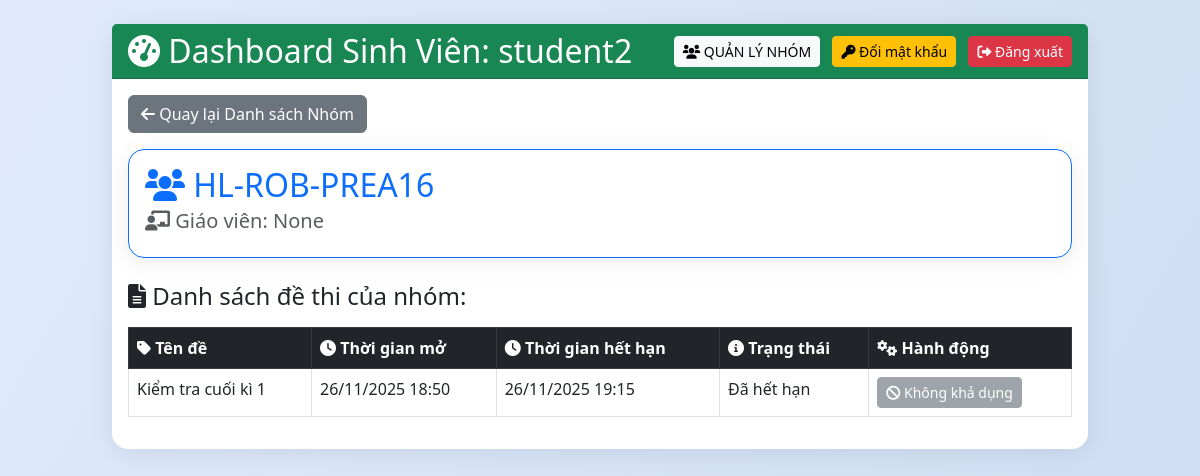
Screenshot of /student/group/10 (signed in) with the database file from the repository.
### tables this page shows
CREATE TABLE users (
            id INTEGER PRIMARY KEY AUTOINCREMENT,
            username TEXT UNIQUE,
            password TEXT,
            role TEXT,
            email TEXT UNIQUE,
            rsa_private BLOB,
            salt TEXT,
            full_name TEXT,
            student_id TEXT,
            class_name TEXT,
            status TEXT DEFAULT 'approved',
            approval_note TEXT,
            selected_teachers TEXT,
            teacher_id TEXT,
            failed_attempts INTEGER DEFAULT 0,
            lock_until TEXT
        , is_deleted INTEGER DEFAULT 0, is_locked INTEGER DEFAULT 0);

CREATE TABLE groups (
            id INTEGER PRIMARY KEY AUTOINCREMENT,
            name TEXT,
            teacher_id INTEGER,
            description TEXT,
            code TEXT
        , aes_key BLOB);

CREATE TABLE exams (
            id INTEGER PRIMARY KEY AUTOINCREMENT,
            filename TEXT,
            enc_path TEXT,
            release_time TEXT,
            expire_time TEXT,
            teacher_id INTEGER,
            ten_de TEXT,
            encrypted_aes_key BLOB,
            signature BLOB,
            file_hash TEXT,
            allowed_students TEXT
        , aes_key BLOB, pin_code TEXT, auth_mode TEXT DEFAULT 'both', allowed_groups TEXT);

### app.py (the view)
@app.route('/student/group/<int:gid>')
@login_required
def student_group_detail(gid):
    if current_user.role != 'student': return redirect('/dashboard')
    row = c.execute("SELECT g.name, g.description, u.full_name FROM groups g JOIN users u ON g.teacher_id=u.id JOIN group_members gm ON g.id=gm.group_id WHERE g.id=? AND gm.student_id=? AND gm.status IN ('approved', 'left')", (gid, current_user.id)).fetchone()
    if not row:
        flash('Bạn không phải là thành viên của nhóm này')
        return redirect('/student/groups')
    group_name, group_desc, teacher_name = row
    all_exams = c.execute("SELECT id, filename, release_time, expire_time, ten_de, allowed_groups FROM exams").fetchall()
    group_exams = []
    now = datetime.datetime.now()
    for e in all_exams:
        eid, filename, release_str, expire_str, ten_de, allowed_groups = e
        if allowed_groups and str(gid) in allowed_groups.split(','):
            release_time = datetime.datetime.strptime(release_str, '%Y-%m-%dT%H:%M')
            expire_time = datetime.datetime.strptime(expire_str, '%Y-%m-%dT%H:%M')
            if now < release_time:
                status = 'Chưa mở'
                status_class = 'text-warning'
            elif now > expire_time:
                status = 'Đã hết hạn'
                status_class = 'text-danger'
            else:
                status = 'Đang mở'
                status_class = 'text-success'
            group_exams.append((eid, filename, release_time.strftime('%d/%m/%Y %H:%M'), expire_time.strftime('%d/%m/%Y %H:%M'), ten_de, status, status_class))
    return render_template('student_group_detail.html', group_name=group_name, group_desc=group_desc, teacher_name=teacher_name, exams=group_exams)

### app.py (called while the page is built)
@login_manager.user_loader
def load_user(uid):
    row = c.execute("SELECT id, username, role, email FROM users WHERE id=?",(uid,)).fetchone()
    return User(*row) if row else None

@app.before_request
def ensure_csrf_token():
    if 'csrf_token' not in session:
        session['csrf_token'] = secrets.token_hex(16)

@app.after_request
def set_security_headers(resp):
    resp.headers['X-Frame-Options'] = 'SAMEORIGIN'
    resp.headers['X-Content-Type-Options'] = 'nosniff'
    resp.headers['Referrer-Policy'] = 'no-referrer'
    resp.headers['Content-Security-Policy'] = "default-src 'self'; script-src 'self' https://cdn.jsdelivr.net 'unsafe-inline' blob:; worker-src 'self' blob:; style-src 'self' https://cdn.jsdelivr.net https://cdnjs.cloudflare.com 'unsafe-inline'; font-src 'self' https://cdnjs.cloudflare.com; img-src 'self' data:; frame-ancestors 'self'; object-src 'none'"
    return resp

### templates/student_group_detail.html (shortened to what this page needs)
{% extends "base.html" %}
{% block content %}
<div class="mb-3">
    <a href="/student/groups" class="btn btn-secondary"><i class="fas fa-arrow-left"></i> Quay lại Danh sách Nhóm</a>
</div>
<div class="card mb-4 border-primary">
    <div class="card-body">
        <h2 class="card-title text-primary"><i class="fas fa-users"></i> {{ group_name }}</h2>
        <h5 class="card-subtitle mb-2 text-muted"><i class="fas fa-chalkboard-teacher"></i> Giáo viên: {{ teacher_name }}</h5>
    </div>
</div>
<h4 class="mb-3"><i class="fas fa-file-alt"></i> Danh sách đề thi của nhóm:</h4>
{% if exams %}
<div class="table-responsive">
    <table class="table table-hover table-bordered">
        <thead class="table-dark">
            <tr>
                <th><i class="fas fa-tag"></i> Tên đề</th>
                <th><i class="fas fa-clock"></i> Thời gian mở</th>
                <th><i class="fas fa-clock"></i> Thời gian hết hạn</th>
                <th><i class="fas fa-info-circle"></i> Trạng thái</th>
                <th><i class="fas fa-cogs"></i> Hành động</th>
            </tr>
        </thead>
        <tbody>
            {% for exam in exams %}
            <tr>
                <td>{{ exam[4] }}</td>
                <td>{{ exam[2] }}</td>
                <td>{{ exam[3] }}</td>
                <td><span class="status-{{ 'open' if exam[5] == 'Đang mở' else 'closed' if exam[5] == 'Chưa mở' else 'expired' }}">{{ exam[5] }}</span></td>
                <td>
                    {% if exam[5] == 'Đang mở' %}
                    <a href="{{ url_for('view_exam', eid=exam[0]) }}" class="btn btn-primary btn-sm">
                        <i class="fas fa-paper-plane"></i> Vào thi
                    </a>
                    {% else %}
                    <button class="btn btn-secondary btn-sm" disabled>
                        <i class="fas fa-ban"></i> Không khả dụng
                    </button>
                    {% endif %}
                </td>
            </tr>
            {% endfor %}
        </tbody>
    </table>
</div>
{% else %}
<div class="alert alert-info">
    <i class="fas fa-info-circle"></i> Chưa có đề thi nào được giao riêng cho nhóm này.
</div>
{% endif %}
{% endblock %}

### templates/base.html (shortened to what this page needs)
<!DOCTYPE html>
<html lang="vi">
<head>
    <link href="https://cdn.jsdelivr.net/npm/bootstrap@5.3.0/dist/css/bootstrap.min.css" rel="stylesheet">
    <link href="https://cdnjs.cloudflare.com/ajax/libs/font-awesome/6.0.0/css/all.min.css" rel="stylesheet">
    <link rel="stylesheet" href="{{ url_for('static', filename='css/style.css') }}">
</head>
<body class="bg-light">
    <div class="container-fluid py-4">
        <div class="row justify-content-center">
            <div class="col-lg-10">
                <div class="card card-custom">
                    {% block header %}
                    {% if current_user.is_authenticated %}
                    <div class="card-header {% if current_user.role == 'teacher' %}bg-primary{% elif current_user.role == 'student' %}bg-success{% elif current_user.role == 'admin' %}bg-dark{% endif %} text-white d-flex justify-content-between align-items-center">
                        <h2 class="mb-0">
                            <i class="fas fa-tachometer-alt"></i>
                            {% if current_user.role == 'teacher' %}Hệ thống Quản Lý Đề thi{% elif current_user.role == 'student' %}Dashboard Sinh Viên: {{ current_user.username }}{% else %}Quản Trị Hệ Thống{% endif %}
                        </h2>
                        <div>
                            {% if current_user.role == 'student' %}
                            <a href="/student/groups" class="btn btn-light btn-sm me-2">
                                <i class="fas fa-users"></i> QUẢN LÝ NHÓM
                            </a>
                            <a href="{{ url_for('change_password') }}" class="btn btn-warning btn-sm me-2">
                                <i class="fas fa-key"></i> Đổi mật khẩu
                            </a>
                            {% endif %}
                            <a href="{{ url_for('logout') }}" class="btn btn-danger btn-sm">
                                <i class="fas fa-sign-out-alt"></i> Đăng xuất
                            </a>
                        </div>
                    </div>
                    {% endif %}
                    {% endblock %}
                    <div class="card-body {% if not current_user.is_authenticated %}p-0 border-0{% endif %}">
                        {% block content %}{% endblock %}
                    </div>
                </div>
            </div>
        </div>
    </div>
</body>
</html>

### static/css/style.css (style rules this page uses)
body { font-family: 'Segoe UI', 'Roboto', Arial, sans-serif; background: linear-gradient(120deg, #e0eafc 0%, #cfdef3 100%); }
.card { border-radius: 16px; box-shadow: 0 4px 24px rgba(0,0,0,0.08); }
.card-header { border-radius: 16px 16px 0 0; }

### templates/base.html (style rules this page uses)
.card-custom { border: none; box-shadow: 0 4px 8px rgba(0,0,0,0.1); margin-bottom: 20px; }

### rows the page displays
users: username "student2"
groups: name "HL-ROB-PREA16"
exams: ten_de "Kiểm tra cuối kì 1", release_time "26/11/2025 18:50", expire_time "26/11/2025 19:15", exam "Đã hết hạn"

### other values shown
{{ teacher_name }} "None"
